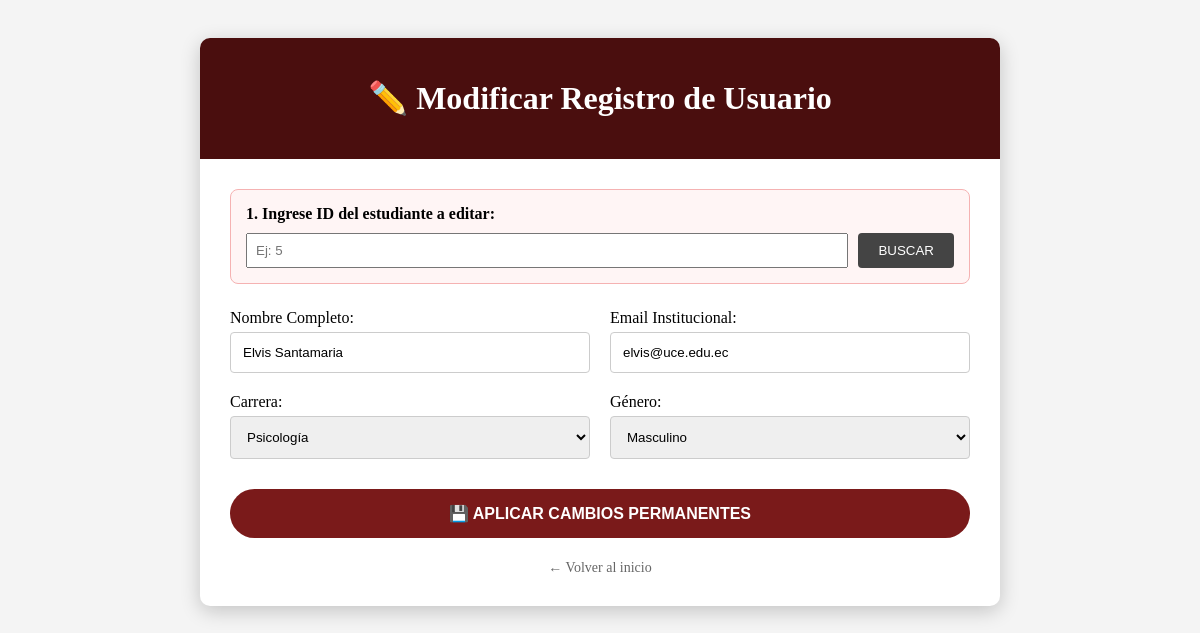
The app's page /actualizar.php?id=2 with its own data.
### tables this page shows
CREATE TABLE IF NOT EXISTS `usuarios` (
  `id` int(11) NOT NULL AUTO_INCREMENT,
  `nombre` varchar(100) NOT NULL,
  `email` varchar(100) NOT NULL,
  `fecha_nac` date NOT NULL,
  `genero` enum('M','F','Otro') NOT NULL,
  `carrera` varchar(50) NOT NULL,
  `fecha_registro` timestamp NOT NULL DEFAULT CURRENT_TIMESTAMP,
  PRIMARY KEY (`id`),
  UNIQUE KEY `email` (`email`)
);

### actualizar.php (the view, shortened to what this page needs)
<?php
include 'config.php';
$user = null;
if (isset($_POST['btn_buscar']) || isset($_GET['id'])) {
    $id_buscado = isset($_POST['id_busqueda']) ? intval($_POST['id_busqueda']) : intval($_GET['id']);
    $res = $conn->query("SELECT * FROM usuarios WHERE id = $id_buscado");
    if ($res) {
        $user = $res->fetch_assoc();
    }
}
?>
<!DOCTYPE html>
<html lang="es">
<head>
</head>
<body>
<div class="container">
    <div class="header">
        <h1>✏️ Modificar Registro de Usuario</h1>
    </div>
    <div class="form-content">
        <form method="POST" action="actualizar.php" style="background: #fff5f5; padding: 15px; border: 1px solid var(--rojo-suave); border-radius: 8px; margin-bottom: 25px;">
            <label style="font-weight: bold;">1. Ingrese ID del estudiante a editar:</label>
            <div style="display: flex; gap: 10px; margin-top: 10px;">
                <input type="number" name="id_busqueda" placeholder="Ej: 5" required style="flex:1; padding: 8px;">
                <button type="submit" name="btn_buscar" style="background: #444; color: white; border: none; padding: 0 20px; border-radius: 4px; cursor: pointer;">BUSCAR</button>
            </div>
        </form>
        <?php if ($user): ?>
            <form method="POST" action="actualizar.php">
                <div style="display: grid; grid-template-columns: 1fr 1fr; gap: 20px;">
                    <div>
                        <label>Nombre Completo:</label>
                        <input type="text" name="nombre" value="<?php echo $user['nombre']; ?>" class="input-estilo" required>
                    </div>
                    <div>
                        <label>Email Institucional:</label>
                        <input type="email" name="email" value="<?php echo $user['email']; ?>" class="input-estilo" required>
                    </div>
                    <div>
                        <label>Carrera:</label>
                        <select name="carrera" class="input-estilo">
                            <option value="Psicologia" <?php echo ($user['carrera']=='Psicologia'?'selected':''); ?>>Psicología</option>
                        </select>
                    </div>
                    <div>
                        <label>Género:</label>
                        <select name="genero" class="input-estilo">
                            <option value="M" <?php echo ($user['genero']=='M'?'selected':''); ?>>Masculino</option>
                        </select>
                    </div>
                </div>
                <div style="margin-top: 30px;">
                    <button type="submit" name="btn_actualizar" class="btn-update">
                        💾 APLICAR CAMBIOS PERMANENTES
                    </button>
                </div>
            </form>
        <?php elseif(isset($_POST['btn_buscar'])): ?>
            <p style="color: red; text-align: center;">⚠️ El ID no existe en la base de datos.</p>
        <?php endif; ?>
        <div style="text-align: center; margin-top: 20px;">
            <a href="index.php" style="color: #666; text-decoration: none; font-size: 14px;">← Volver al inicio</a>
        </div>
    </div>
</div>
</body>
</html>

### actualizar.php (style rules this page uses)
:root { --rojo-oscuro: #7a1a1a; --rojo-muy-oscuro: #4a0e0e; --rojo-suave: #f5b2b2; }
body { font-family: 'Georgia', serif; background: #f4f4f4; padding: 30px; }
.container { max-width: 800px; margin: auto; background: white; border-radius: 10px; box-shadow: 0 5px 20px rgba(0,0,0,0.2); overflow: hidden; }
.header { background: var(--rojo-muy-oscuro); color: white; padding: 20px; text-align: center; }
.form-content { padding: 30px; }
.input-estilo { width: 100%; padding: 12px; margin-top: 5px; border: 1px solid #ccc; border-radius: 4px; box-sizing: border-box; }
.btn-update { background: var(--rojo-oscuro); color: white; border: none; padding: 15px; width: 100%; border-radius: 25px; font-weight: bold; cursor: pointer; font-size: 16px; }

### records on screen
usuarios: nombre "Elvis Santamaria", email "elvis@uce.edu.ec", carrera "Psicología", genero "Masculino"
